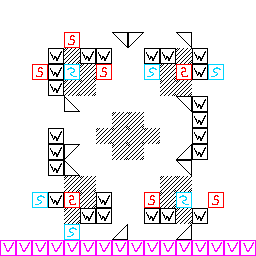

The image is a tile-based game level rendered from a .tmx file. Its description and complete source (layers, tilesets, objects, tile grids) follow:
An orthogonal 16x16 tile map with 16x16 px tiles, 1 tile layer (Tile Layer 1).

<map version="1.10" tiledversion="1.10.2" orientation="orthogonal" renderorder="right-down" width="16" height="16" tilewidth="16" tileheight="16" infinite="0" nextlayerid="2" nextobjectid="1">
 <tileset firstgid="1" name="concepts" tilewidth="16" tileheight="16" tilecount="256" columns="16">
  <image source="concepts.png" width="256" height="256" />
 </tileset>
 <layer id="1" name="Tile Layer 1" width="16" height="16">
  <data encoding="csv">
2147483668,2147483668,2147483668,2147483668,2147483668,2147483668,2147483668,2147483668,2147483668,2147483668,2147483668,2147483668,2147483668,2147483668,2147483668,2147483668,
2147483668,2147483668,2147483668,2147483668,2147483668,2147483668,2147483668,2147483668,2147483668,2147483668,2147483668,2147483668,2147483668,2147483668,2147483668,2147483668,
2147483668,2147483668,2147483668,2147483668,4,2147483668,2147483668,2147483655,2147483654,2147483668,2147483668,2147483655,2147483668,2147483668,2147483668,2147483668,
2147483668,2147483668,2147483668,2147483649,2147483667,2147483649,2147483649,2147483668,2147483668,2147483649,2147483649,2147483667,2147483649,2147483668,2147483668,2147483668,
2147483668,2147483668,4,2147483649,2147483651,2147483667,4,2147483668,2147483668,3,2147483667,2147483652,2147483649,3,2147483668,2147483668,
2147483668,2147483668,2147483668,2147483649,2147483667,2147483667,2147483668,2147483668,2147483668,2147483668,2147483667,2147483667,2147483668,2147483668,2147483668,2147483668,
2147483668,2147483668,2147483668,2147483668,2147483657,2147483668,2147483668,2147483668,2147483668,2147483668,2147483668,2147483655,2147483649,2147483668,2147483668,2147483668,
2147483668,2147483668,2147483668,2147483668,2147483668,2147483668,2147483668,2147483667,2147483667,2147483668,2147483668,2147483668,2147483649,2147483668,2147483668,2147483668,
2147483668,2147483668,2147483668,2147483649,2147483668,2147483668,2147483667,2147483667,2147483667,2147483667,2147483668,2147483668,2147483649,2147483668,2147483668,2147483668,
2147483668,2147483668,2147483668,2147483649,2147483654,2147483668,2147483668,2147483667,2147483667,2147483668,2147483668,2147483656,2147483649,2147483668,2147483668,2147483668,
2147483668,2147483668,2147483668,2147483649,2147483657,2147483668,2147483668,2147483668,2147483668,2147483668,2147483668,2147483655,2147483668,2147483668,2147483668,2147483668,
2147483668,2147483668,2147483668,2147483668,2147483667,2147483667,2147483668,2147483668,2147483668,2147483668,2147483667,2147483667,2147483668,2147483668,2147483668,2147483668,
2147483668,2147483668,3,2147483649,2147483652,2147483667,2147483649,2147483668,2147483668,4,2147483667,2147483651,2147483668,4,2147483668,2147483668,
2147483668,2147483668,2147483668,2147483668,2147483667,2147483649,2147483649,2147483668,2147483668,2147483649,2147483649,2147483667,2147483649,2147483668,2147483668,2147483668,
2147483668,2147483668,2147483668,2147483668,3,2147483668,2147483668,2147483656,2147483668,2147483668,2147483668,2147483656,2147483668,2147483668,2147483668,2147483668,
2147483653,2147483653,2147483653,2147483653,2147483653,2147483653,2147483653,2147483653,2147483653,2147483653,2147483653,2147483653,2147483653,2147483653,2147483653,2147483653
</data>
 </layer>
</map>
